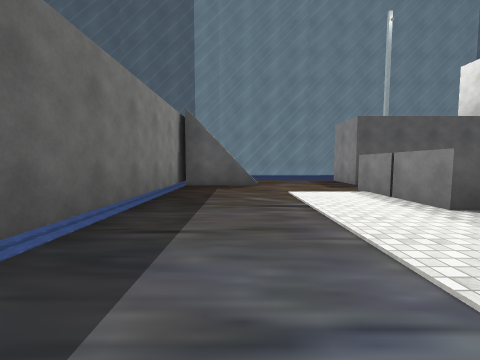
[1] (above)

24 first-person views from a walk through a scene from a Unity 3-D project. The camera is 1.3 m above the floor, tilts 4° down and sees 90° across. The floor is counted in squares, 2 m on a side. Each view is taken from the middle of a square. On the plan, view 1 faces up. The plan holds only what a view shows up to about 9 squares ahead; the rest is blank. The place goes on beyond the plan. The player is left out. Some animated figures are not drawn. Some surface patterns are stand-ins.

[2]
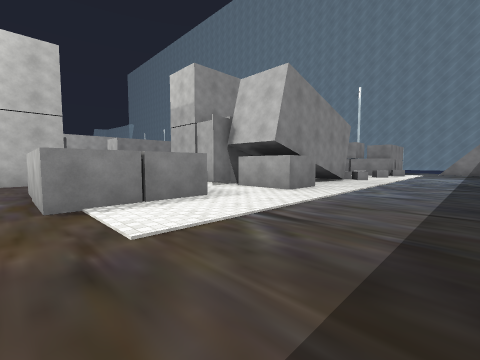

[3]
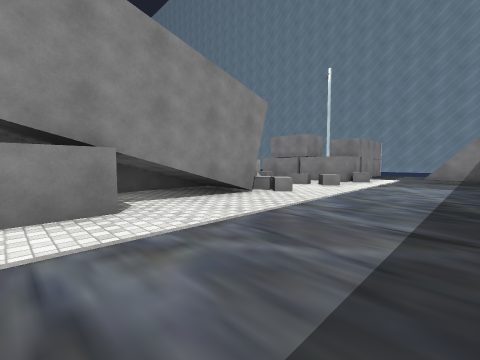

[4]
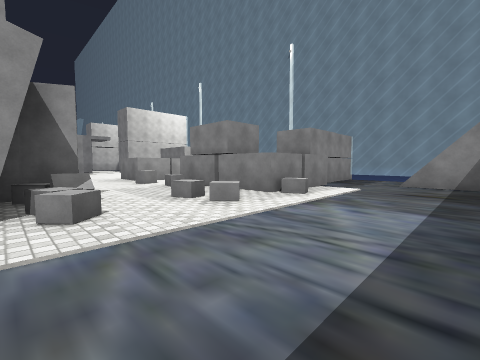

[5]
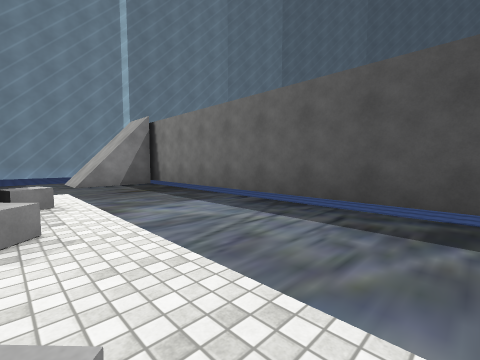

[6]
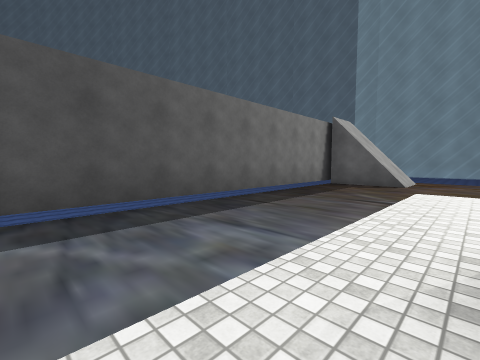

[7]
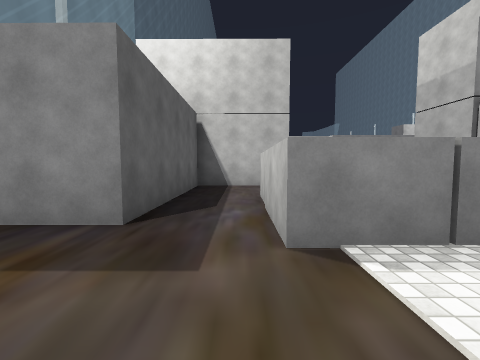

[8]
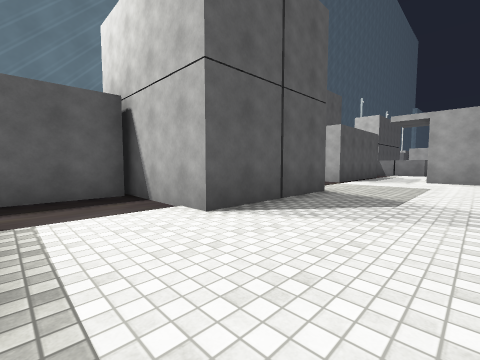

[9]
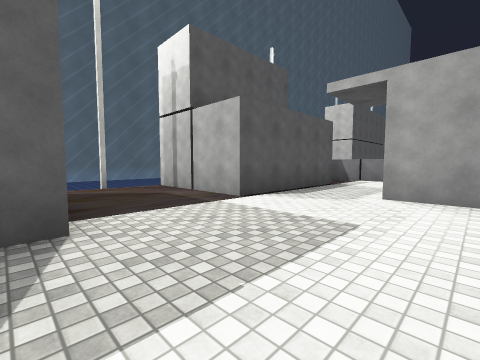

[10]
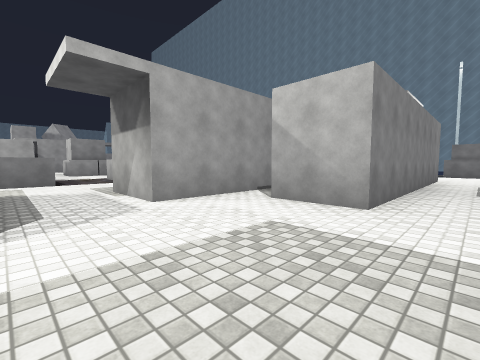

[11]
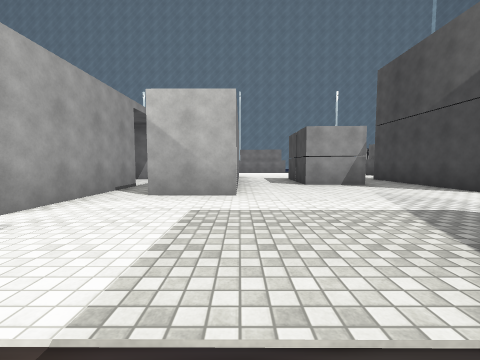

[12]
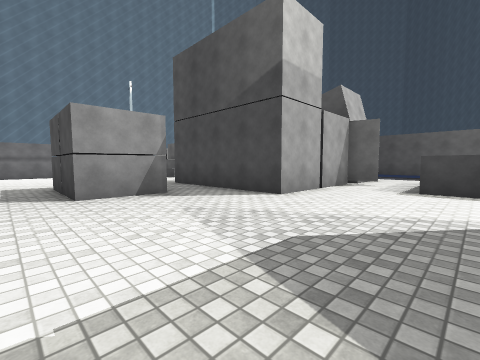

[13]
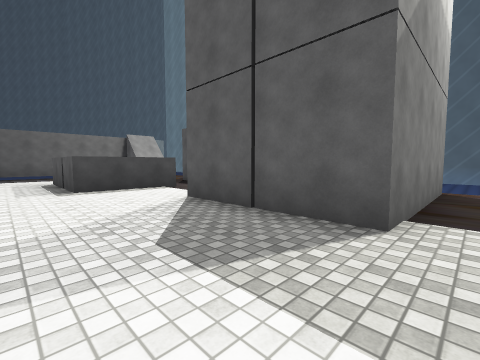

[14]
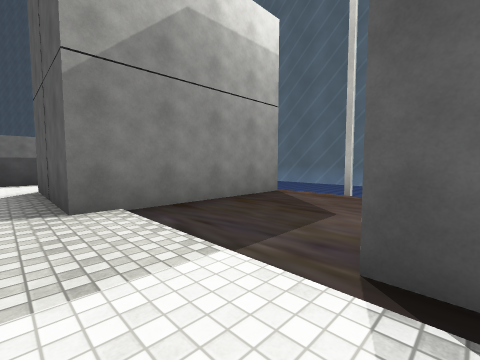

[15]
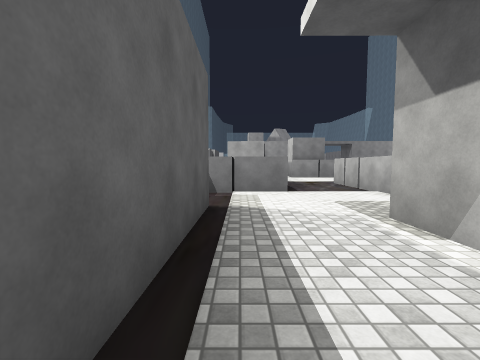

[16]
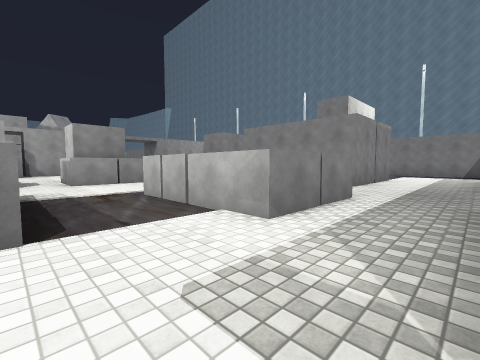

[17]
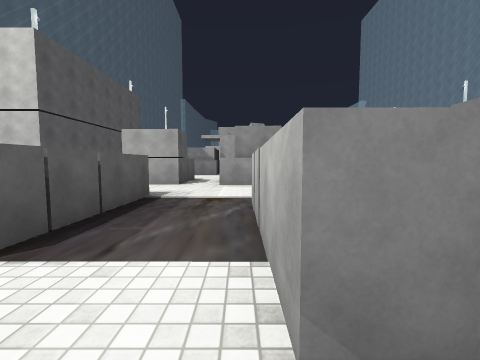

[18]
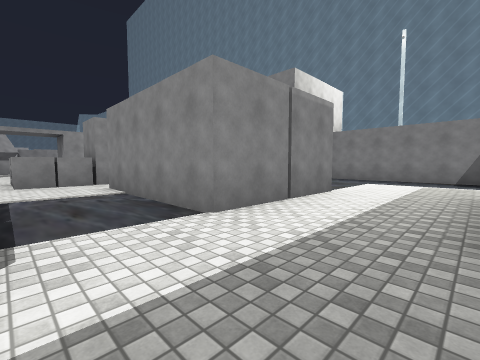

[19]
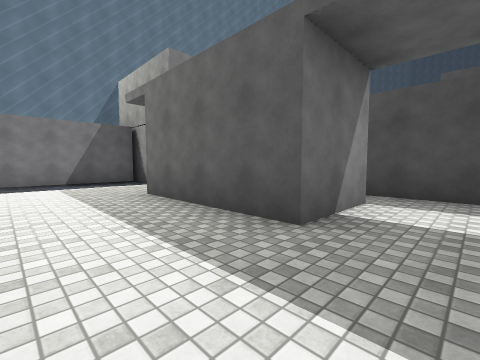

[20]
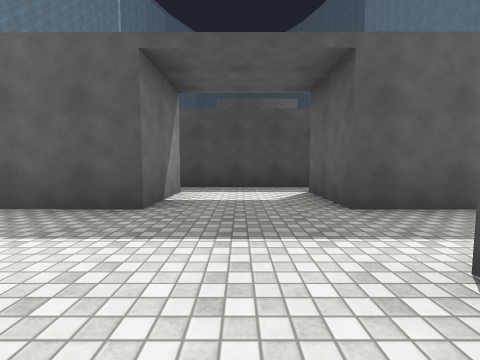

[21]
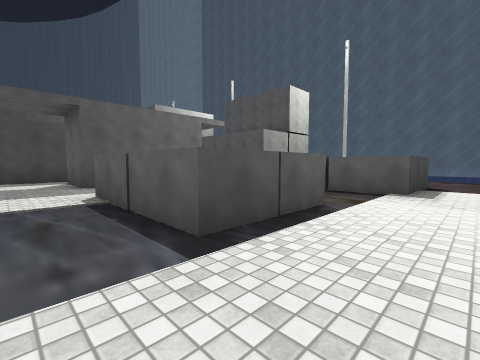

[22]
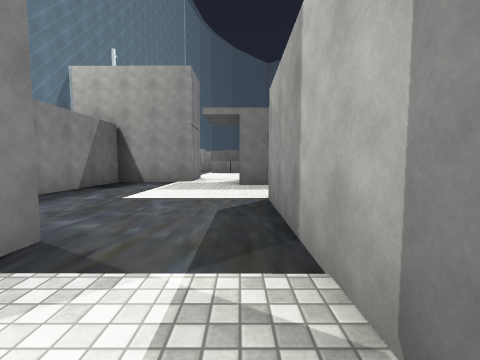

[23]
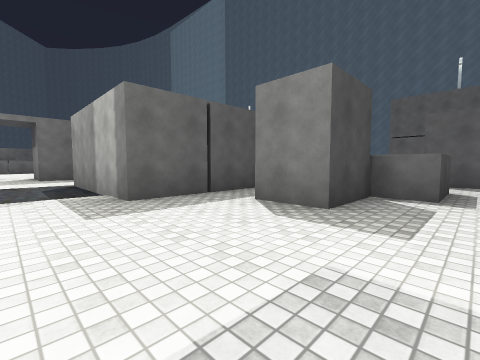

[24]
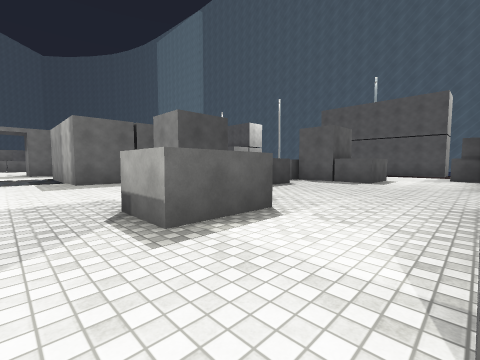

### Floor plan
Key: @ floor where view 1 was taken; # wall or solid block; x gap in a wall; . floor; = window, fence, low wall or low ledge; ^ raised ledge.
Columns run from 2 left of view 1 to 33 right of it. Each row starts with its distance up from view 1.
 10    =         =====
  9    ====      #...#        ..
  8 =##...#####  #...#        ..
  7 =##.......#  #...#        ..
  6 =.........#  #...#####.^  ^.
  5 =....###..####.........^^^^. #
  4 =....###...............^^^^..##    #
  3 =....###..........###...........  .#
  2 =.....x...........# #.^.....#####..
  1 =...#######....##.###.^^^^..#####..
  0 =.@.###   #....##.###.^^^^..   ....
 -1 =....##   #.##.##...................
 -2  ....##   #. #.##...........###.....
 -3 =....##   #  #.##......####.###.....
 -4 =...=^#      ..## ##...#  #.##.....
 -5 =....=.....  ..#   #...#  #........
 -6 =...^...^..  ..#   #...####.....#..#
 -7 =...####..#  ..    #...............#
 -8 =...#             ..................
 -9 =...#             #......#
-10 =....             #......
-11 =##..#            #.....
-12   #..#            #####
-13   ===

Where each view was taken, in squares from view 1:
view 1: 0 up, 0 right, facing up
view 2: 6 up, 1 left, facing down-right
view 3: 1 up, 1 left, facing down-right
view 4: 3 down, 1 left, facing down-right
view 5: 3 down, 2 right, facing down-left
view 6: 1 down, 2 right, facing up-left
view 7: 6 up, 1 right, facing right
view 8: 2 up, 6 right, facing up-right
view 9: 2 up, 11 right, facing up-right
view 10: 5 up, 12 right, facing down-right
view 11: 6 up, 13 right, facing down
view 12: 4 up, 12 right, facing down-left
view 13: 2 up, 12 right, facing up-left
view 14: 4 up, 15 right, facing up-left
view 15: 5 up, 15 right, facing right
view 16: 4 up, 18 right, facing down-right
view 17: 2 up, 19 right, facing right
view 18: 1 down, 18 right, facing down-right
view 19: 2 down, 20 right, facing down-left
view 20: 2 down, 21 right, facing left
view 21: 2 down, 25 right, facing up-left
view 22: 7 down, 25 right, facing left
view 23: 8 down, 29 right, facing up-left
view 24: 8 down, 33 right, facing up-left
